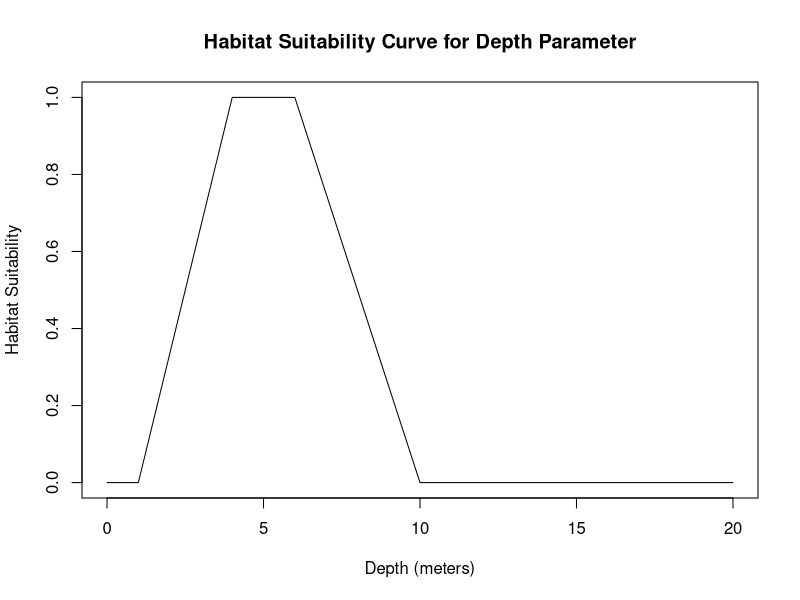
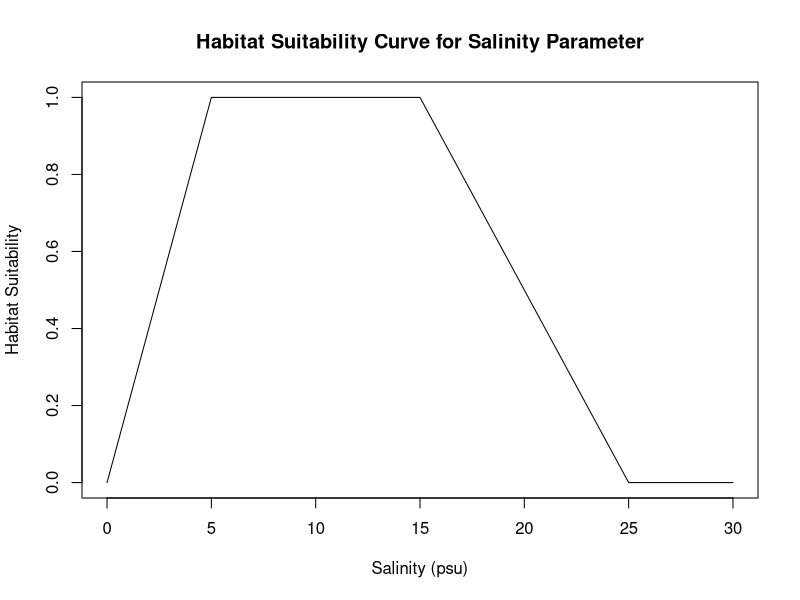
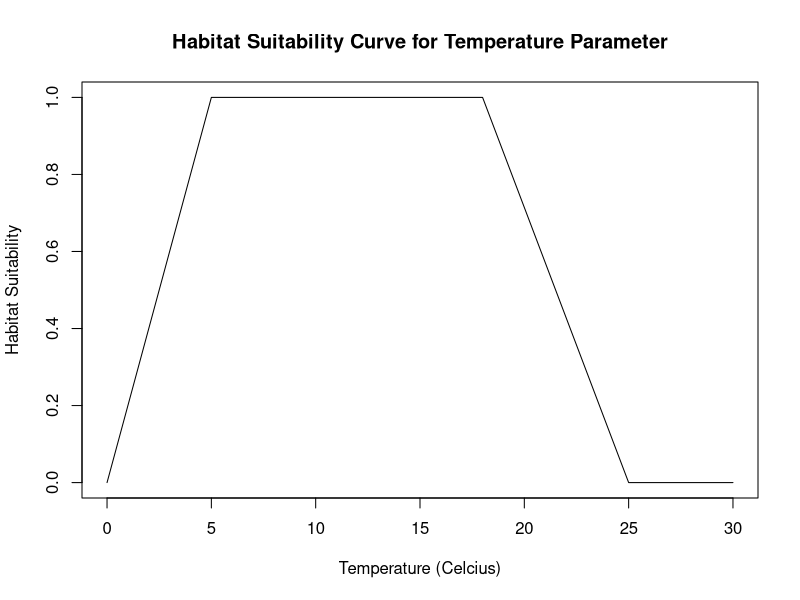
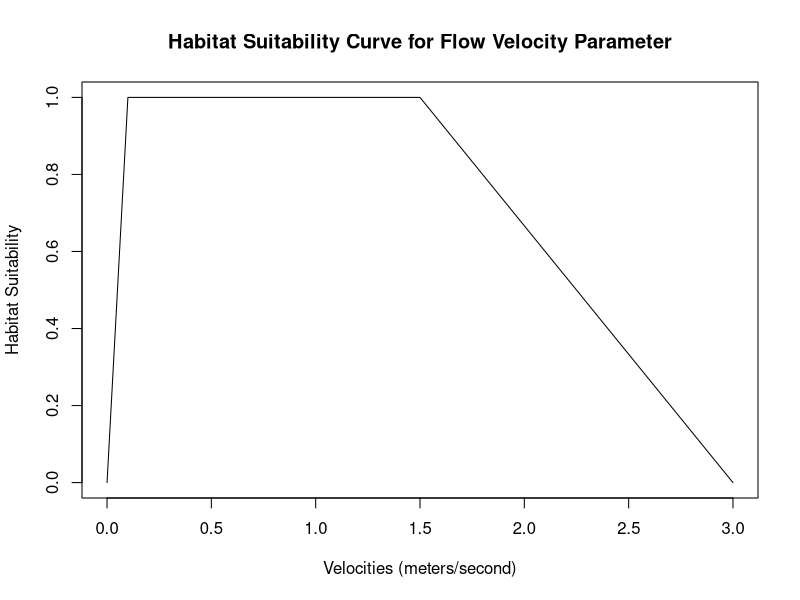
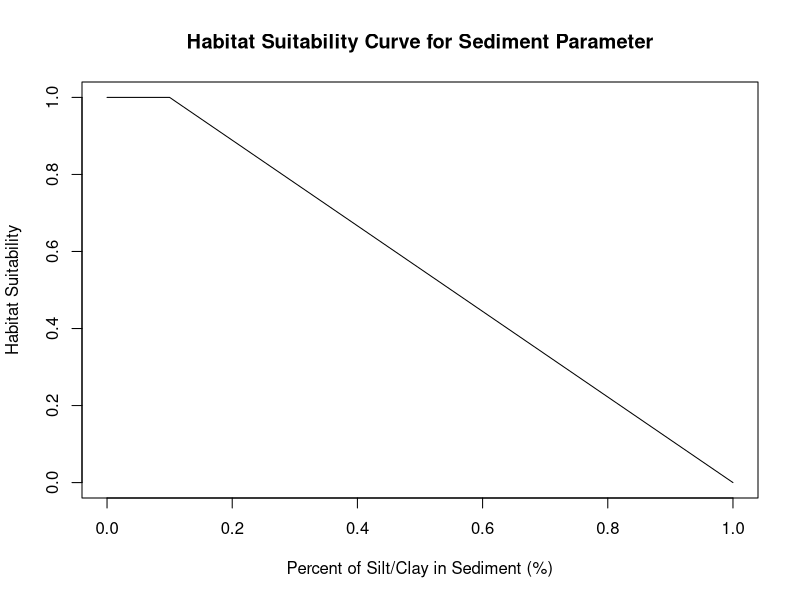

Recreate these plots in R, in order.
## ---- chunk 1
#depth_range <- c(0.305,0.61)#in meters
depth <- (0.305+1)/2 #average between min & max
depth_suitability_curve <- function(depth) {
  # Define the optimal range for depth
  optimal_depth_range <- c(4, 6) # meters

  # Define the lower and upper thresholds for depth
  lower_threshold <- 1 # meters
  upper_threshold <- 10 # meters

  # Compute the habitat suitability score based on depth
  if (depth < lower_threshold | depth > upper_threshold) {
    suitability_score <- 0
  } else if (depth >= optimal_depth_range[1] & depth <= optimal_depth_range[2]) {
    suitability_score <- 1
  } else if (depth < optimal_depth_range[1]) {
    suitability_score <- (depth - lower_threshold) / (optimal_depth_range[1] - lower_threshold)
  } else if (depth > optimal_depth_range[2]) {
    suitability_score <- (upper_threshold - depth) / (upper_threshold - optimal_depth_range[2])
  }

  return(suitability_score)
}
plot_depth_suitability_curve <- function() {
  # Define the range of depths to plot
  depths <- seq(0, 20, by = 0.01)

  # Compute the habitat suitability score for each depth value
  suitability_scores <- sapply(depths, depth_suitability_curve)

  # Plot the suitability scores as a curve
  plot(depths, suitability_scores, type = "l", xlab = "Depth (meters)", ylab = "Habitat Suitability", ylim=c(0,1),
       main = "Habitat Suitability Curve for Depth Parameter")
}
plot_depth_suitability_curve()
## ---- chunk 2
#optimal Salinity range from 0.0psu-0.5psu
Salinity <- (0.5+5)/2 #average between min & max
salinity_suitability_curve <- function(Salinity,optimal_salinity_range) {
  # Define the optimal range for Salinity
  optimal_salinity_range <- c(5, 15) #psu

  # Define the lower and upper thresholds for Salinity
  lower_threshold <- 0 # psu
  upper_threshold <- 25 # psu

  # Compute the habitat suitability score based on Salinity
  if (Salinity < lower_threshold | Salinity > upper_threshold) {
    suitability_score <- 0
  } else if (Salinity >= optimal_salinity_range[1] & Salinity <= optimal_salinity_range[2]) {
    suitability_score <- 1
  } else if (Salinity < optimal_salinity_range[1]) {
    suitability_score <- (Salinity - lower_threshold) / (optimal_salinity_range[1] - lower_threshold)
  } else if (Salinity > optimal_salinity_range[2]) {
    suitability_score <- (upper_threshold - Salinity) / (upper_threshold - optimal_salinity_range[2])
  }

  return(suitability_score)
}
plot_salinity_suitability_curve <- function() {
  # Define the range of Salinities to plot
  Salinities <- seq(0, 30, by = 0.01)

  # Compute the habitat suitability score for each depth value
  suitability_scores <- sapply(Salinities, salinity_suitability_curve)

  # Plot the suitability scores as a curve
  plot(Salinities, suitability_scores, type = "l", xlab = "Salinity (psu)", ylab = "Habitat Suitability", ylim=c(0,1),
       main = "Habitat Suitability Curve for Salinity Parameter")
}
plot_salinity_suitability_curve()
## ---- chunk 3
#optimal temperature range from 0.0psu-0.5psu
temperature <- (6+15)/2 #average between min & max
temperature_suitability_curve <- function(temperature,optimal_temp_range) {
  # Define the optimal range for temperature
  optimal_temp_range <- c(5,18) #celcius

  # Define the lower and upper thresholds for temperature
  lower_threshold <- 0 # psu
  upper_threshold <- 25 # psu

  # Compute the habitat suitability score based on temperature
  if (temperature < lower_threshold | temperature > upper_threshold) {
    suitability_score <- 0
  } else if (temperature >= optimal_temp_range[1] & temperature <= optimal_temp_range[2]) {
    suitability_score <- 1
  } else if (temperature < optimal_temp_range[1]) {
    suitability_score <- (temperature - lower_threshold) / (optimal_temp_range[1] - lower_threshold)
  } else if (temperature > optimal_temp_range[2]) {
    suitability_score <- (upper_threshold - temperature) / (upper_threshold - optimal_temp_range[2])
  }

  return(suitability_score)
}
plot_temperature_suitability_curve <- function() {
  # Define the range of temperature to plot
  temps <- seq(0, 30, by = 0.01)

  # Compute the habitat suitability score for each depth value
  suitability_scores <- sapply(temps, temperature_suitability_curve)

  # Plot the suitability scores as a curve
  plot(temps, suitability_scores, type = "l", xlab = "Temperature (Celcius)", ylab = "Habitat Suitability", ylim=c(0,1),
       main = "Habitat Suitability Curve for Temperature Parameter")
}
plot_temperature_suitability_curve()
## ---- chunk 4
#depth_range <- c(0.305,0.61)#in meters
flow_velocity <- (0.3-0.5)/2 #average between min & max
flow_velocity_suitability <- function(flow_velocity) {
  # Define the optimal range for depth
  optimal_velocity_range <- c(0.1, 1.5) # meters/second

  # Define the lower and upper thresholds for depth
  lower_threshold <- 0 # meters/second
  upper_threshold <- 3 # meters/second

  # Compute the habitat suitability score based on depth
  if (flow_velocity < lower_threshold | flow_velocity > upper_threshold) {
    suitability_score <- 0
  } else if (flow_velocity >= optimal_velocity_range[1] & flow_velocity <= optimal_velocity_range[2]) {
    suitability_score <- 1
  } else if (flow_velocity < optimal_velocity_range[1]) {
    suitability_score <- (flow_velocity - lower_threshold) / (optimal_velocity_range[1] - lower_threshold)
  } else if (flow_velocity > optimal_velocity_range[2]) {
    suitability_score <- (upper_threshold - flow_velocity) / (upper_threshold - optimal_velocity_range[2])
  }

  return(suitability_score)
}
plot_Velocity_suitability_curve <- function() {
  # Define the range of depths to plot
  velocities <- seq(0,3, by = 0.01)

  # Compute the habitat suitability score for each depth value
  suitability_scores <- sapply(velocities, flow_velocity_suitability)

  # Plot the suitability scores as a curve
  plot(velocities, suitability_scores, type = "l", xlab = "Velocities (meters/second)", ylab = "Habitat Suitability", ylim=c(0,1),
       main = "Habitat Suitability Curve for Flow Velocity Parameter")
}
plot_Velocity_suitability_curve()
## ---- chunk 5
#depth_range <- c(0.305,0.61)#in meters
SiltClay_per <- (0-0.2)/2 #average between min & max
siltclay_suitability <- function(SiltClay_per) {
  # Define the optimal range for depth
  optimal_siltclay_range <- c(0, 0.1) # percent

  # Define the lower and upper thresholds for silt clay percentage
  lower_threshold <- 0 # meters/second
  upper_threshold <- 1 # meters/second

  # Compute the habitat suitability score based on depth
  if (SiltClay_per < lower_threshold | SiltClay_per > upper_threshold) {
    suitability_score <- 0
  } else if (SiltClay_per >= optimal_siltclay_range[1] & SiltClay_per <= optimal_siltclay_range[2]) {
    suitability_score <- 1
  } else if (SiltClay_per < optimal_siltclay_range[1]) {
    suitability_score <- (SiltClay_per - lower_threshold) / (optimal_siltclay_range[1] - lower_threshold)
  } else if (SiltClay_per > optimal_siltclay_range[2]) {
    suitability_score <- (upper_threshold - SiltClay_per) / (upper_threshold - optimal_siltclay_range[2])
  }

  return(suitability_score)
}
plot_SiltClay_suitability_curve <- function() {
  # Define the range of depths to plot
  siltclay_percentile <- seq(0,1, by = 0.01)

  # Compute the habitat suitability score for each depth value
  suitability_scores <- sapply(siltclay_percentile, siltclay_suitability)

  # Plot the suitability scores as a curve
  plot(siltclay_percentile, suitability_scores, type = "l", xlab = "Percent of Silt/Clay in Sediment (%)", ylab = "Habitat Suitability", ylim=c(0,1),
       main = "Habitat Suitability Curve for Sediment Parameter")
}
plot_SiltClay_suitability_curve()
